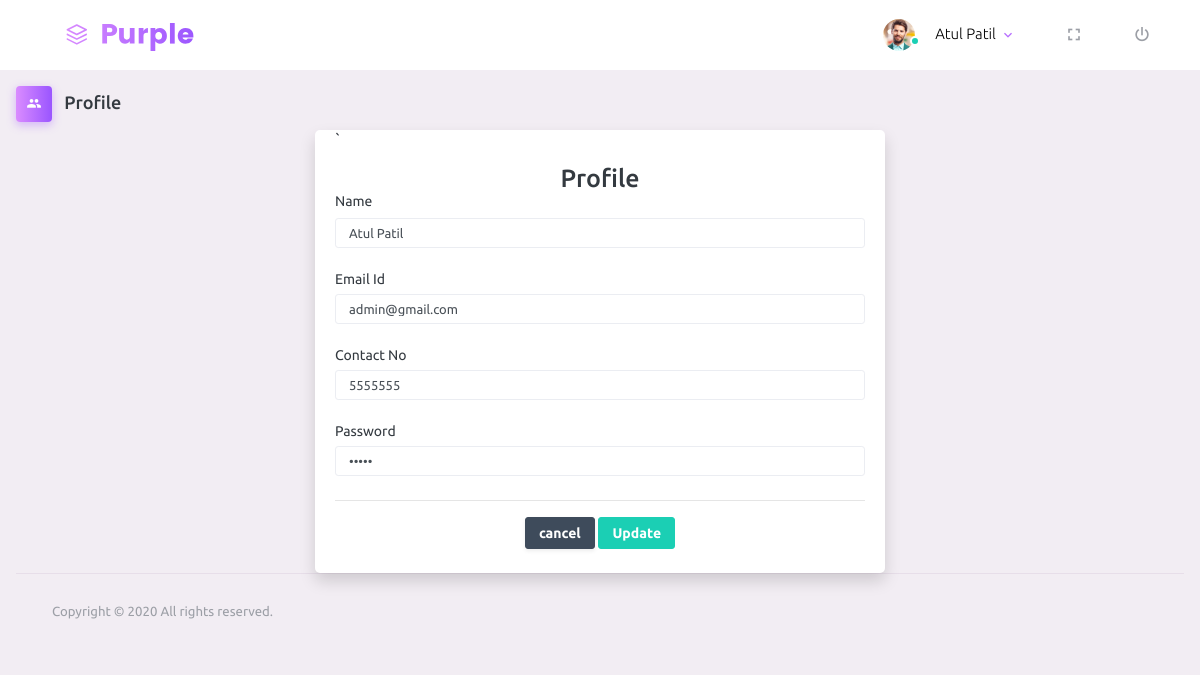
The page /home.php?pageflag=updateAdminProfile (signed in) on the database its author committed.
### tables this page shows
CREATE TABLE `activity` (
  `id` int(11) NOT NULL,
  `name` varchar(70) NOT NULL,
  `emailId` varchar(50) NOT NULL,
  `contactNo` varchar(15) NOT NULL,
  `password` varchar(20) NOT NULL,
  `role` varchar(20) NOT NULL DEFAULT 'USER',
  `activity_name` varchar(30) NOT NULL,
  `subActivity` varchar(20) NOT NULL,
  `plant` varchar(50) NOT NULL,
  `location` varchar(100) NOT NULL,
  `floor` varchar(20) NOT NULL,
  `department` varchar(30) NOT NULL,
  `assignto` varchar(20) NOT NULL,
  `a_date` date DEFAULT NULL,
  `status` varchar(20) NOT NULL,
  `reason` varchar(50) NOT NULL,
  `followup` varchar(60) NOT NULL,
  `close_date` date DEFAULT NULL,
  `quantity` int(11) NOT NULL,
  `remark` varchar(100) NOT NULL
);

### php/admin.php (called while the page is built, shortened)
<?php
class Admin {
    private $con;
    function __construct($con) {
        $this->con = $con;
    }
    function getAdminProfile($id) {
        $result = mysqli_query($this->con, "SELECT * FROM activity WHERE id='$id'");
        if (mysqli_num_rows($result) > 0) {
            while($row = mysqli_fetch_assoc($result)) {
               $userdata[]=$row;
            }
            $returnData['status']=TRUE;
            $returnData['data']=$userdata;
            $returnData['message']="Admin profile is ....";
        } else {
            $returnData['status']=FALSE;
            $returnData['message']="Somthing went wrong.";
        }
        return $returnData;
    }
}
?>

### php/includes/connection.php (called while the page is built, shortened)
<?php
$returnData = array("status"=>"false", "message"=>" ", "data"=>[]);
?>

### php/includes/encryption.php (called while the page is built, shortened)
<?php
class MyEncryption{
    public function getMyDecryption($newString){
      $simple_string = $newString;
      $ciphering = "AES-128-CTR";
      $options = 0;
      $decryption_iv = '1234567891011121';
      $decryption_key = "abxczHBjJhd";
      $decryption=openssl_decrypt ($simple_string, $ciphering,$decryption_key, $options, $decryption_iv);
     return $decryption;
  }
  }
?>

### template/update_admin_profile.php (the view, shortened to what this page needs)
<?php
include "php/includes/connection.php";
$adminObj=new Admin($con);
  $indata=$adminObj->getAdminProfile($_SESSION['userId']);
  $adminData=$indata['data'][0];
?>
<div class="page-header m-0">
    <h3 class="page-title">
        <span class="page-title-icon bg-gradient-primary text-white mr-2">
            <i class="mdi mdi-account-multiple"></i>
        </span> Profile
    </h3>
</div>
<div class="container mt-2">
        <div class="row justify-content-center">
            <div class="card col-lg-6 border-left-info border-info shadow lead-card">
            `   <form action="home.php?pageflag=updateAdminProfile" method="post">
                    <h1 class="h3 mb-0 text-gray-600 text-center mt-3">Profile</h1>
                    <div class="form-group">
                        <label for="exampleInputEmail1">Name</label>
                        <input type="text" class="form-control form-control-sm" name="name" value="<?php echo $adminData['name']; ?>">
                    </div>
                    <div class="form-group">
                        <label for="exampleInputEmail1">Email Id</label>
                        <input type="email" class="form-control form-control-sm" name="emailId" value="<?php echo $adminData['emailId']; ?>">
                    </div>
                    <div class="form-group">
                        <label for="exampleInputEmail1">Contact No</label>
                        <input type="number" class="form-control form-control-sm" name="contactNo" value="<?php echo $adminData['contactNo']; ?>">
                    </div>
                    <div class="form-group">
                        <label for="exampleInputEmail1">Password</label>
                        <input type="password" class="form-control form-control-sm" name="password" value="<?php echo $encryptionObj->getMyDecryption($adminData['password']); ?>">
                    </div>
                    <hr class="sidebar-divider d-none d-md-block">
                    <div class="text-center mb-4">
                        <a href="?pageflag=staffhome" class="d-none d-sm-inline-block btn btn-sm btn-dark shadow-sm">cancel</a>
                        <button type="submit" class="btn btn-sm  btn-success" name="update">Update</button>
                    </div>
                </form>
            </div>
        </div>
    </div>

### home.php (shortened to what this page needs)
<?php
  include "php/includes/connection.php";
  include "php/includes/encryption.php";
  include "php/admin.php";
  $adminObj=new Admin($con);
  $encryptionObj=new MyEncryption();
  $indata=$adminObj->getAdminProfile($_SESSION['userId']);
  $adminData=$indata['data'][0];
?>
<!DOCTYPE html>
<html lang="en">
<head>
    <link rel="stylesheet" href="assets/vendors/mdi/css/materialdesignicons.min.css">
    <link rel="stylesheet" href="assets/vendors/css/vendor.bundle.base.css">
    <link rel="stylesheet" href="assets/css/style.css">
    <link rel="stylesheet" href="assets/css/my_crm_cust.css">
     <link href="assets/vendors/datatables/dataTables.bootstrap4.css" rel="stylesheet">
  </head>
  <body>
    <div class="container-scroller">
      <nav class="navbar default-layout-navbar col-lg-12 col-12 p-0 fixed-top d-flex flex-row">
        <div class="text-center navbar-brand-wrapper d-flex align-items-center justify-content-center">
          <a class="navbar-brand brand-logo" href="index-2.html"><img src="assets/images/logo.svg" alt="logo" /></a>
        </div>
        <div class="navbar-menu-wrapper d-flex align-items-stretch">
          <ul class="navbar-nav navbar-nav-right">
            <li class="nav-item nav-profile dropdown">
              <a class="nav-link dropdown-toggle" id="profileDropdown" href="#" data-toggle="dropdown" aria-expanded="false">
                <div class="nav-profile-img">
                  <img src="assets/images/faces/face1.jpg" alt="image">
                  <span class="availability-status online"></span>
                </div>
                <div class="nav-profile-text">
                  <p class="mb-1 text-black"><?php echo $adminData['name'];?></p>
                </div>
              </a>
            </li>
            <li class="nav-item d-none d-lg-block full-screen-link">
              <a class="nav-link">
                <i class="mdi mdi-fullscreen" id="fullscreen-button"></i>
              </a>
            </li>
            <li class="nav-item nav-logout d-none d-lg-block">
              <a class="nav-link" href="template/logout.php">
                <i class="mdi mdi-power"></i>
              </a>
            </li>
          </ul>
        </div>
      </nav>
      <div class="container-fluid page-body-wrapper">
        <div class="main-panel" style="width:100%;">
          <div class="content-wrapper p-3">
          <?php
            if(isset($_GET['pageflag'])){
              $pageflag=$_GET['pageflag'];
            }else{
              $pageflag="home";
            }
            switch ($pageflag) {
              case "updateAdminProfile":
                    include "template/update_admin_profile.php";
                    break;
            }
        ?>
          <footer class="footer">
            <div class="container-fluid clearfix">
              <span class="text-muted d-block text-center text-sm-left d-sm-inline-block">Copyright © 2020 All rights reserved.</span>
            </div>
          </footer>
        </div>
      </div>
    </div>
  </body>
</html>

### assets/css/my_crm_cust.css (style rules this page uses)
.form-control { height: 30px; }

### rows shown on the page
activity: name "Atul Patil", emailId "admin@gmail.com", contactNo "5555555"
